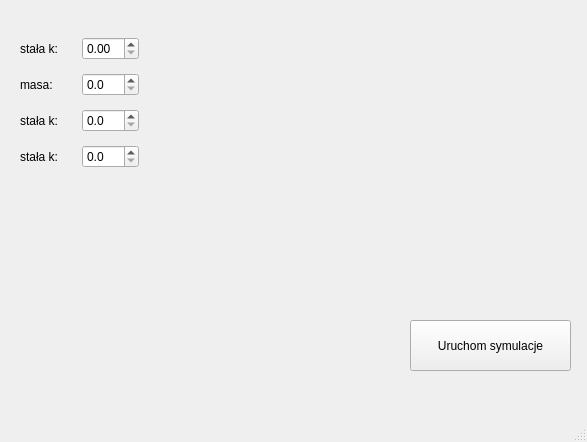
<?xml version="1.0" encoding="UTF-8"?>
<ui version="4.0">
 <class>MainWindow</class>
 <widget class="QMainWindow" name="MainWindow">
  <property name="geometry">
   <rect>
    <x>0</x>
    <y>0</y>
    <width>587</width>
    <height>442</height>
   </rect>
  </property>
  <property name="windowTitle">
   <string>MainWindow</string>
  </property>
  <widget class="QWidget" name="centralwidget">
   <widget class="QPushButton" name="runButton">
    <property name="geometry">
     <rect>
      <x>410</x>
      <y>320</y>
      <width>161</width>
      <height>51</height>
     </rect>
    </property>
    <property name="text">
     <string>Uruchom symulacje</string>
    </property>
   </widget>
   <widget class="QWidget" name="">
    <property name="geometry">
     <rect>
      <x>20</x>
      <y>30</y>
      <width>119</width>
      <height>147</height>
     </rect>
    </property>
    <layout class="QVBoxLayout" name="verticalLayout">
     <item>
      <layout class="QHBoxLayout" name="horizontalLayout">
       <item>
        <widget class="QLabel" name="label_k">
         <property name="text">
          <string>stała k:</string>
         </property>
        </widget>
       </item>
       <item>
        <widget class="QDoubleSpinBox" name="kSpinBox">
         <property name="decimals">
          <number>2</number>
         </property>
         <property name="singleStep">
          <double>0.100000000000000</double>
         </property>
        </widget>
       </item>
      </layout>
     </item>
     <item>
      <layout class="QHBoxLayout" name="horizontalLayout_2">
       <item>
        <widget class="QLabel" name="label_k_2">
         <property name="text">
          <string>masa:</string>
         </property>
        </widget>
       </item>
       <item>
        <widget class="QDoubleSpinBox" name="mSpinBox">
         <property name="decimals">
          <number>1</number>
         </property>
         <property name="singleStep">
          <double>0.100000000000000</double>
         </property>
        </widget>
       </item>
      </layout>
     </item>
     <item>
      <layout class="QHBoxLayout" name="horizontalLayout_3">
       <item>
        <widget class="QLabel" name="label_k_3">
         <property name="text">
          <string>stała k:</string>
         </property>
        </widget>
       </item>
       <item>
        <widget class="QDoubleSpinBox" name="kSpinBox_3">
         <property name="decimals">
          <number>1</number>
         </property>
         <property name="singleStep">
          <double>0.100000000000000</double>
         </property>
        </widget>
       </item>
      </layout>
     </item>
     <item>
      <layout class="QHBoxLayout" name="horizontalLayout_4">
       <item>
        <widget class="QLabel" name="label_k_4">
         <property name="text">
          <string>stała k:</string>
         </property>
        </widget>
       </item>
       <item>
        <widget class="QDoubleSpinBox" name="kSpinBox_4">
         <property name="decimals">
          <number>1</number>
         </property>
         <property name="singleStep">
          <double>0.100000000000000</double>
         </property>
        </widget>
       </item>
      </layout>
     </item>
    </layout>
   </widget>
  </widget>
  <widget class="QMenuBar" name="menubar">
   <property name="geometry">
    <rect>
     <x>0</x>
     <y>0</y>
     <width>587</width>
     <height>25</height>
    </rect>
   </property>
  </widget>
  <widget class="QStatusBar" name="statusbar"/>
 </widget>
 <resources/>
 <connections/>
</ui>
